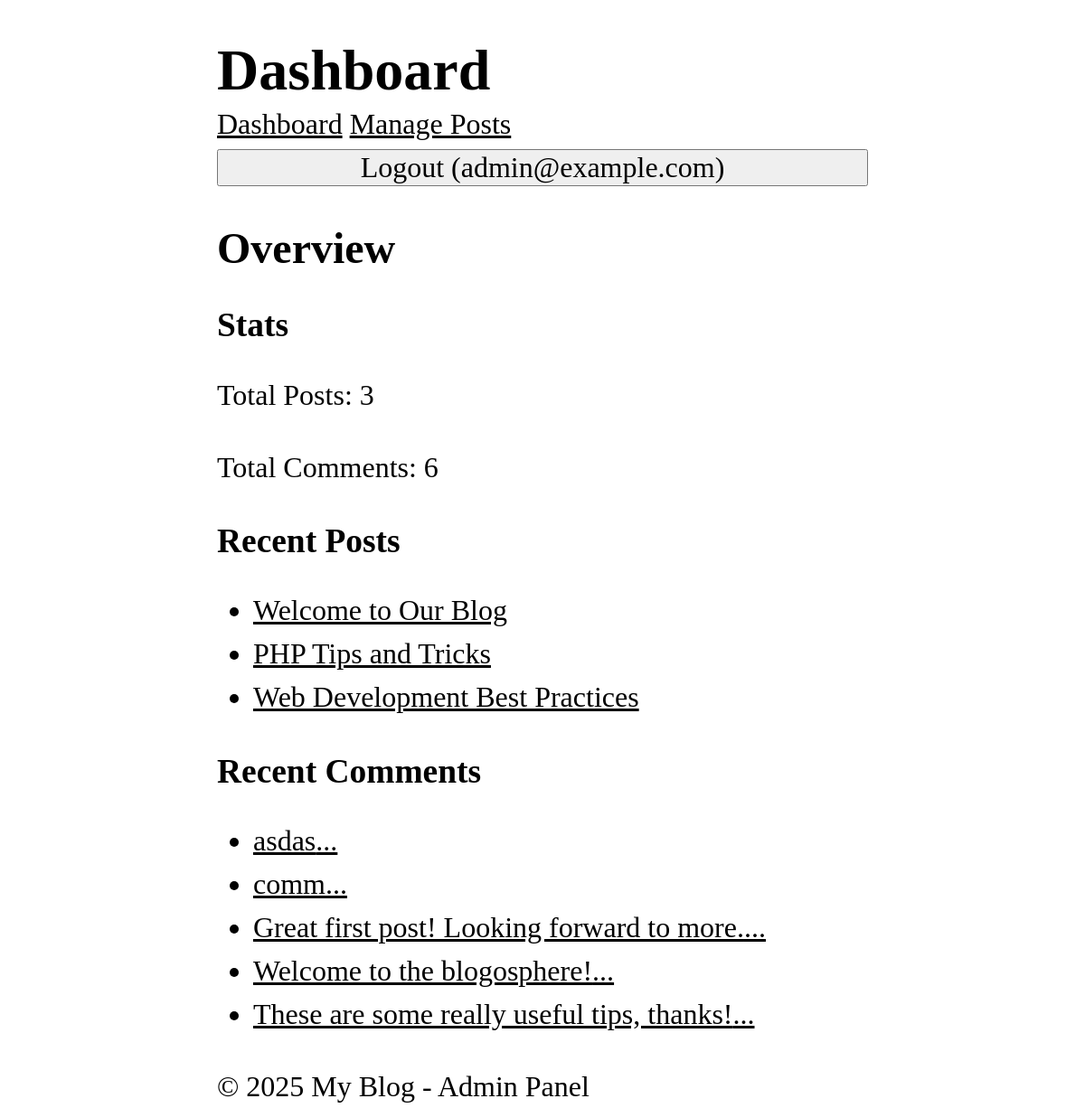
The app's page /admin/dashboard (signed in), older data.
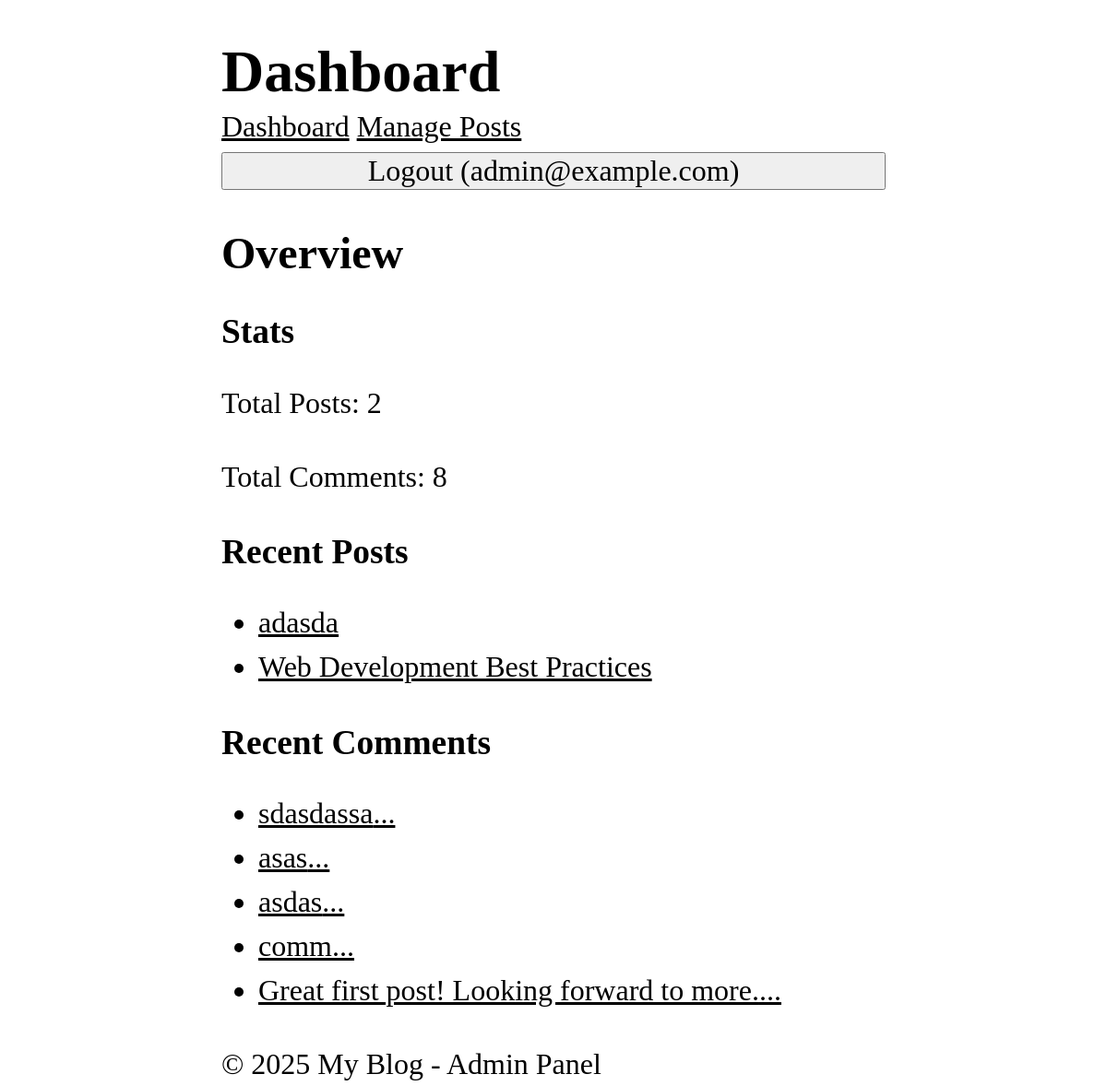
The same page, newer data.
### tables this page shows
CREATE TABLE posts (
  id INTEGER PRIMARY KEY AUTOINCREMENT,
  title TEXT NOT NULL,
  content TEXT NOT NULL,
  views INTEGER DEFAULT 0,
  user_id INTEGER NOT NULL,
  created_at DATETIME DEFAULT CURRENT_TIMESTAMP,
  FOREIGN KEY (user_id) REFERENCES users (id)
);

CREATE TABLE comments (
  id INTEGER PRIMARY KEY AUTOINCREMENT,
  content TEXT NOT NULL,
  user_id INTEGER NOT NULL,
  post_id INTEGER NOT NULL,
  created_at DATETIME DEFAULT CURRENT_TIMESTAMP,
  FOREIGN KEY (user_id) REFERENCES users (id),
  FOREIGN KEY (post_id) REFERENCES posts (id)
);

### core/View.php (called while the page is built, shortened)
<?php
class View
{
  protected static $globals = [];
  public static function share(string $key, mixed $value): void
  {
    static::$globals[$key] = $value;
  }
  public static function render(string $template, array $data = [], string $layout = null): string
  {
    $data = [...static::$globals, ...$data];
    $content = static::renderTemplate(
      $template,
      $data
    );
    return static::renderLayout($layout, $data, $content);
  }
  protected static function renderTemplate(string $template, array $data): string
  {
    extract($data);
    $path = dirname(__DIR__) . "/app/Views/$template.php";
    require $path;
    return ob_get_clean();
  }
  protected static function renderLayout(?string $template, array $data, string $content): string
  {
    return ob_get_clean();
  }
}

### app/Controllers/Admin/DashboardController.php (called while the page is built, shortened)
<?php
class DashboardController
{
  public function index()
  {
    $totalPosts = Post::count();
    $totalComments = Comment::count();
    $recentPosts = Post::getRecent(5);
    $recentComments = Comment::getRecent(5);
    return View::render(
      'admin/dashboard/index',
      [
        'totalPosts' => $totalPosts,
        'totalComments' => $totalComments,
        'recentPosts' => $recentPosts,
        'recentComments' => $recentComments
      ],
      'layouts/admin'
    );
  }
}

### core/Router.php (called while the page is built, shortened)
<?php
class Router
{
  protected array $routes = [];
  protected array $globalMiddleware = [];
  protected array $routeMiddleware = [];
  public function add(string $method, string $uri, string $controller, array $middlewares = []): void
  {
    $this->routes[] = [
      'method' => $method,
      'uri' => $uri,
      'controller' => $controller,
      'middlewares' => $middlewares
    ];
  }
  public function addGlobalMiddleware(string $middleware): void
  {
    $this->globalMiddleware[] = $middleware;
  }
  public function addRouteMiddleware(string $name, string $middleware): void
  {
    $this->routeMiddleware[$name] = $middleware;
  }
  public function dispatch(string $uri, string $method): string
  {
    $route = $this->findRoute($uri, $method);
    $middlewares = [
      ...$this->globalMiddleware,
      ...array_map(
        fn($name) => $this->routeMiddleware[$name],
        $route['middlewares']
      )
    ];
    return $this->runMiddleware(
      $middlewares,
      function () use ($route) {
        [$controller, $action] = explode('@', $route['controller']);
        return $this->callAction($controller, $action, $route['params']);
      }
    );
  }
  protected function runMiddleware(array $middlewares, callable $target): mixed
  {
    $next = $target;
    foreach (array_reverse($middlewares) as $middleware) {
      $next = function () use ($middleware, $next) {
        error_log("Middleware: running $middleware");
        return (new $middleware)->handle($next);
      };
    }
    return $next();
  }
  protected function findRoute(string $uri, string $method): ?array
  {
    foreach ($this->routes as $route) {
      $params = $this->matchRoute($route['uri'], $uri);
      if ($params !== null && $route['method'] === $method) {
        return [...$route, 'params' => $params];
      }
    }
    return null;
  }
  protected function matchRoute(string $routeUri, string $requestUri): ?array
  {
    $routeSegments = explode('/', trim($routeUri, '/'));
    $requestSegments = explode('/', trim($requestUri, '/'));
    if (count($routeSegments) !== count($requestSegments)) {
      return null;
    }
    $params = [];
    foreach ($routeSegments as $index => $routeSegment) {
      if (str_starts_with($routeSegment, '{') && str_ends_with($routeSegment, '}')) {
        $params[trim($routeSegment, '{}')] = $requestSegments[$index];
      } elseif ($routeSegment !== $requestSegments[$index]) {
        return null;
      }
    }
    return $params;
  }
  protected function callAction(string $controller, string $action, array $params): string
  {
    return (new $controllerClass)->$action(...$params);
  }
}

### app/Middlewares/Auth.php (called while the page is built, shortened)
<?php
class Auth implements Middleware
{
  public function handle(callable $next)
  {
    return $next();
  }
}

### app/Middlewares/CSRF.php (called while the page is built, shortened)
<?php
class CSRF implements Middleware
{
  public function handle(callable $next)
  {
    return $next();
  }
}

### app/Middlewares/View.php (called while the page is built, shortened)
<?php
class View implements Middleware
{
  public function handle(callable $next)
  {
    return $next();
  }
}

### core/App.php (called while the page is built, shortened)
<?php
class App {
  protected static $container = [];
  public static function bind(string $key, mixed $value): void {
    static::$container[$key] = $value;
  }
  public static function get(string $key): mixed {
    return static::$container[$key];
  }
}

### app/Models/Post.php (called while the page is built, shortened)
<?php
class Post extends Model
{
  protected static string $table = 'posts';
  public static function getRecent(?int $limit = null, ?int $page = null, ?string $search = null)
  {
    $db = App::get('database');
    $query = "SELECT * FROM " . static::$table;
    $params = [];
    $query .= " ORDER BY created_at DESC";
    if ($limit !== null) {
      $query .= " LIMIT ?";
      $params[] = $limit;
    }
    return $db->fetchAll($query, $params, static::class);
  }
  public static function count(?string $search = null): int
  {
    $db = App::get('database');
    $query = "SELECT COUNT(*) FROM " . static::$table;
    $params = [];
    return (int) $db->query($query, $params)->fetchColumn();
  }
}

### core/Database.php (called while the page is built, shortened)
<?php
class Database
{
  protected $pdo;
  public function __construct(array $config)
  {
    try {
      $dsn = $this->createDsn($config);
      $username = $config['username'] ?? null;
      $password = $config['password'] ?? null;
      $options = $config['options'] ?? null;
      $this->pdo = new PDO($dsn, $username, $password, $options);
      $this->pdo->setAttribute(PDO::ATTR_ERRMODE, PDO::ERRMODE_EXCEPTION);
    } catch (PDOException $e) {
      throw new Exception("Could not connect to the database");
    }
  }
  protected function createDsn(array $config): string
  {
    $driver = $config['driver'];
    $dbname = $config['dbname'];
    return match ($driver) {
      'sqlite' => "sqlite:$dbname",
      default => throw new Exception("Unsupported database driver: $driver")
    };
  }
  public function query(string $sql, array $params = []): PDOStatement
  {
    $stmt = $this->pdo->prepare($sql);
    $stmt->execute($params);
    return $stmt;
  }
  public function fetchAll(string $sql, array $params = [], ?string $className = null): array
  {
    $stmt = $this->query($sql, $params);
    if ($className) {
      $results = $stmt->fetchAll(PDO::FETCH_ASSOC);
      return array_map(function ($row) use ($className) {
        $object = new $className();
        foreach ($row as $key => $value) {
          if (property_exists($object, $key)) {
            $object->$key = $value;
          }
        }
        return $object;
      }, $results);
    }
    return $stmt->fetchAll(PDO::FETCH_ASSOC);
  }
}

### core/Model.php (called while the page is built, shortened)
<?php
abstract class Model
{
  protected static string $table;
  public static function getRecent(
    ?int $limit = null,
    ?int $page = null
  ) {
    $db = App::get('database');
    $query = "SELECT * FROM " . static::$table;
    $params = [];
    $query .= " ORDER BY created_at DESC";
    if ($limit !== null) {
      $query .= " LIMIT ?";
      $params[] = $limit;
    }
    return $db->fetchAll($query, $params, static::class);
  }
  public static function count(): int
  {
    $db = App::get('database');
    $query = "SELECT COUNT(*) FROM " . static::$table;
    return (int) $db->query($query, [])->fetchColumn();
  }
}

### app/Views/admin/dashboard/index.php (the view, shortened to what the changed rows need)
<h2>Overview</h2>
<section>
  <h3>Stats</h3>
  <p>Total Posts: <?= $totalPosts ?></p>
  <p>Total Comments: <?= $totalComments ?></p>
</section>
<section>
  <ul>
    <?php foreach ($recentPosts as $post): ?>
      <li>
        <a href="/posts/<?= $post->id ?>"><?= htmlspecialchars($post->title) ?></a>
      </li>
    <?php endforeach ?>
  </ul>
</section>
<section>
  <ul>
    <?php foreach ($recentComments as $comment): ?>
      <li>
        <a href="/posts/<?= $comment->post_id ?>"><?= htmlspecialchars(substr($comment->content, 0, 50)) ?>...</a>
      </li>
    <?php endforeach ?>
  </ul>
</section>

Row changes from the older to the newer data that the page shows:
removed posts: title "Welcome to Our Blog"
removed posts: title "PHP Tips and Tricks"
no longer on this page (row unchanged): comments: content "Welcome to the blogosphere!"
no longer on this page (row unchanged): comments: content "These are some really useful tips, thanks!"
added posts: title "adasda"
added comments: content "sdasdassa"
added comments: content "asas"
Text that changed along with them:
$totalPosts: "3" → "2"
$totalComments: "6" → "8"
